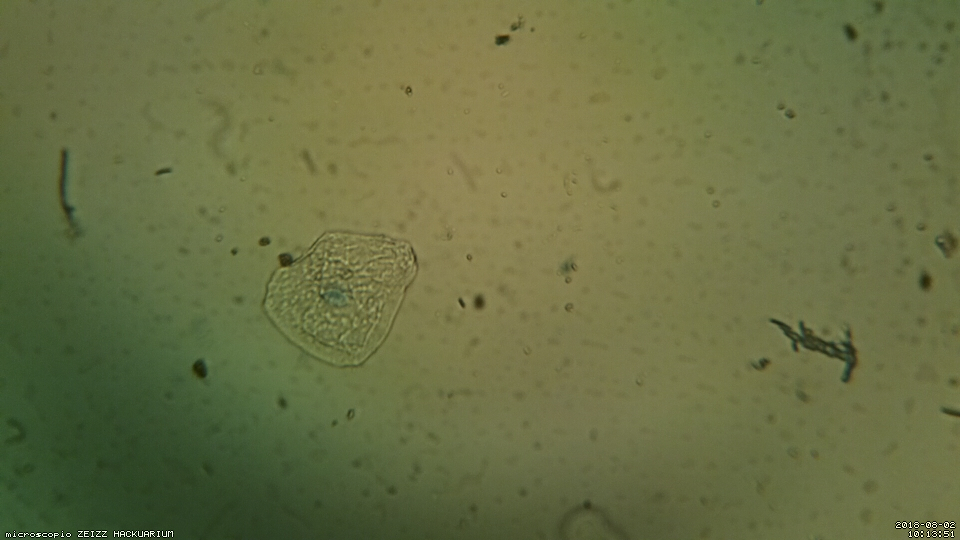
#> input picture 2018-08-02/10-13-51.jpg, 1920 x 1080 px (shown at 1/2 size)
$ python CompleteAnalysis.py   (older library calls are emulated)
#> lines starting #> are read from the running program, lines starting #| are printed output that depends on the picture
# Standard imports
import numpy as np
import cv2
#from skimage.measure import compare_ssim

winName = "Cell fish"

# [52 lines left out: function onTunaFishTrackbar, not called in this run]


if __name__ == '__main__':

    #img1 = cv2.imread('2018-08-02/10-12-46.jpg', 0)
    img1 = cv2.imread('2018-08-02/10-13-51.jpg', 0)
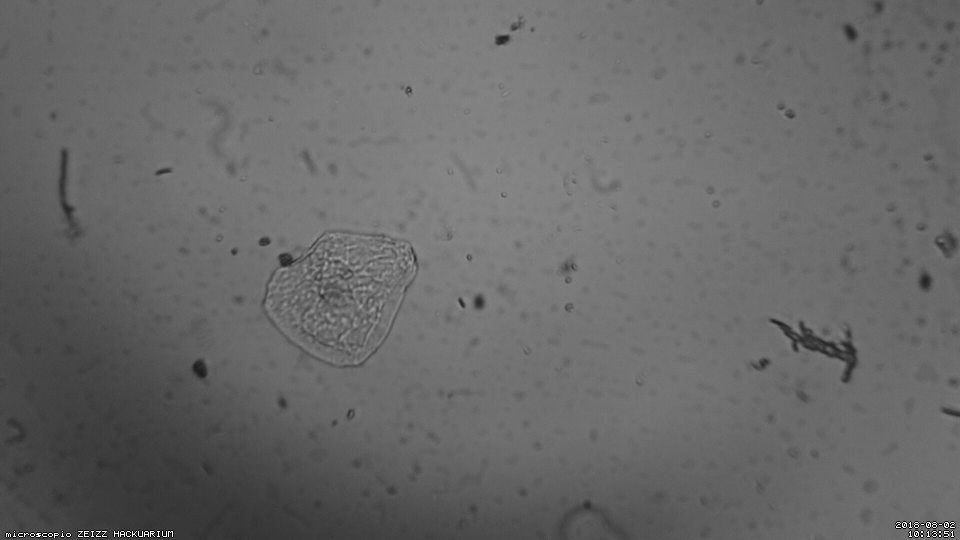
#> img1: shape (1080, 1920) (shown at 1/2 size); min 0, max 255, mean 104.1
    #img1 = cv2.imread('2018-08-02/10-14-49.jpg', 0)

    backgrd = cv2.imread('2018-08-02/10-14-05.jpg', 0)
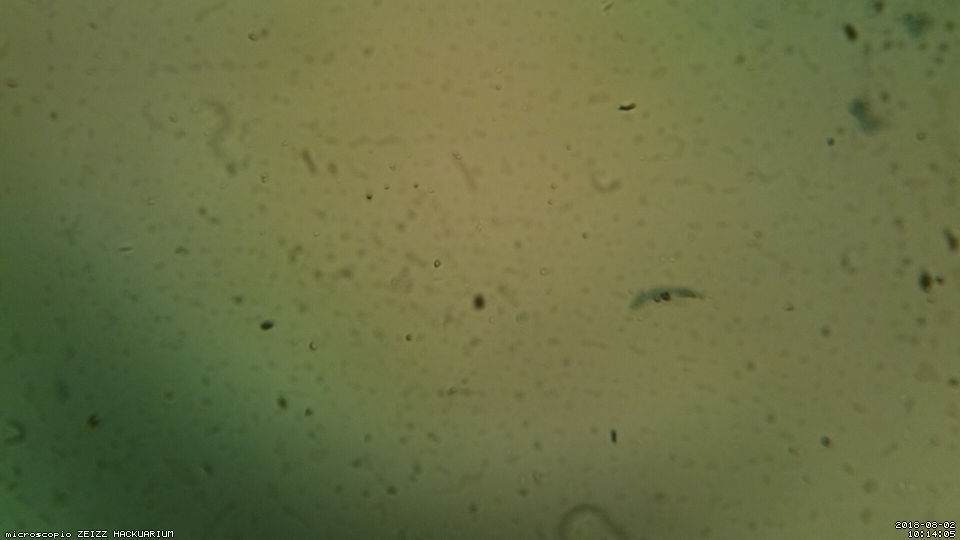
#> input picture 2018-08-02/10-14-05.jpg, 1920 x 1080 px (shown at 1/2 size)
#> backgrd: shape (1080, 1920); min 0, max 255, mean 105.1

    cv2.imshow('image', img1)
    cv2.imshow('Background', backgrd)

    result = img1 - backgrd
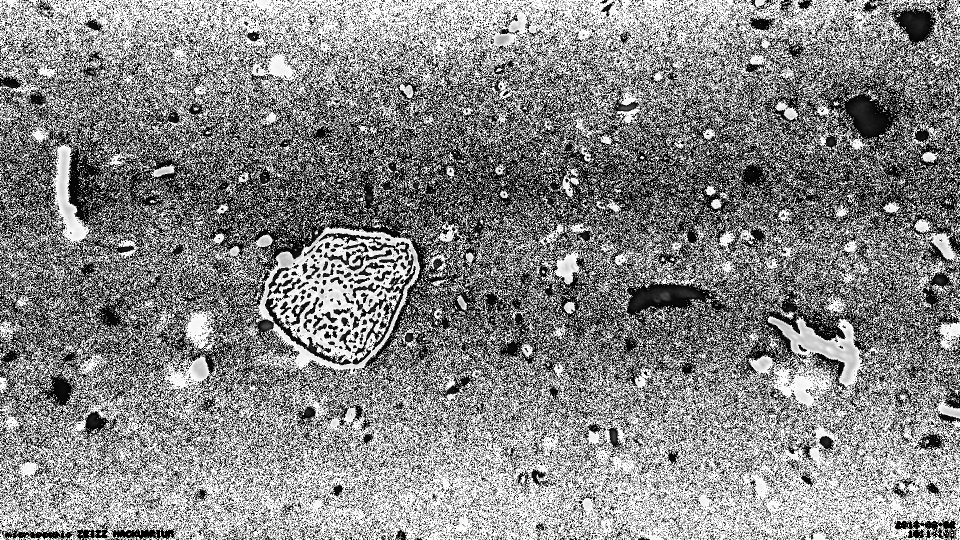
#> result: shape (1080, 1920) (shown at 1/2 size); min 0, max 255, mean 135

    #result = cv2.imread('test3.png', 0)
    cv2.imshow('result', result)

    # [8 lines of commented-out code are left out]

    small = cv2.resize(result, (0, 0), fx=0.5, fy=0.5)
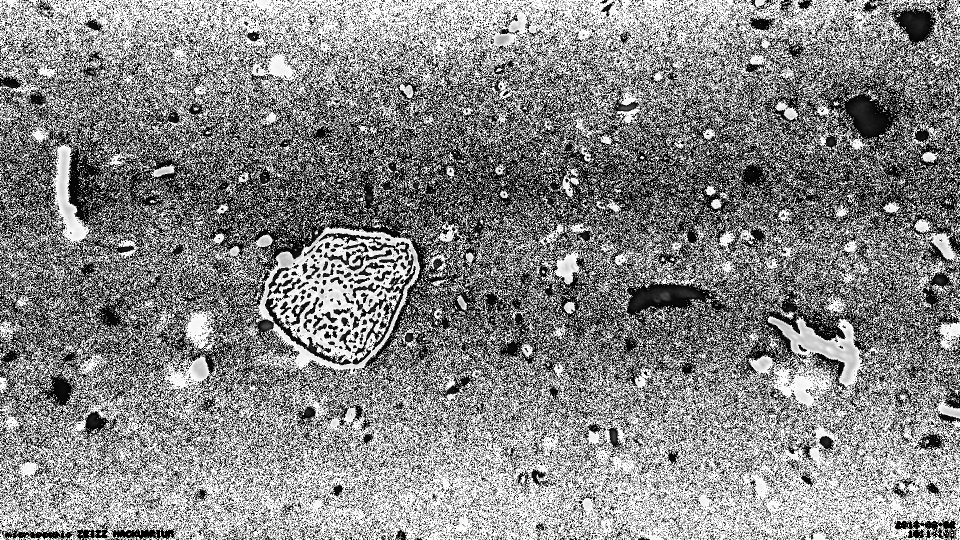
#> small: shape (540, 960); min 0, max 255, mean 135.1
    small = cv2.bitwise_not(small)
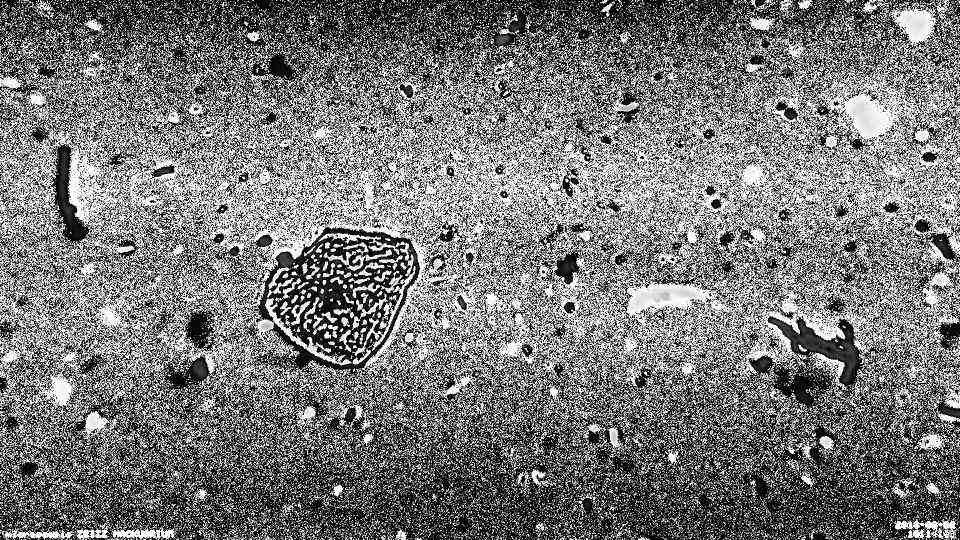
#> small: shape (540, 960); min 0, max 255, mean 119.9
    cv2.imshow('res', small)

    cv2.waitKey(0)
    cv2.destroyAllWindows()

    #cv2.imwrite('test3.png', small)

    #src = cv2.imread("Vio4.PNG")
    src = cv2.imread("test3.png")
    cv2.imshow(winName, src)

#> (the run stopped early here; a loop or call above may not have finished)
